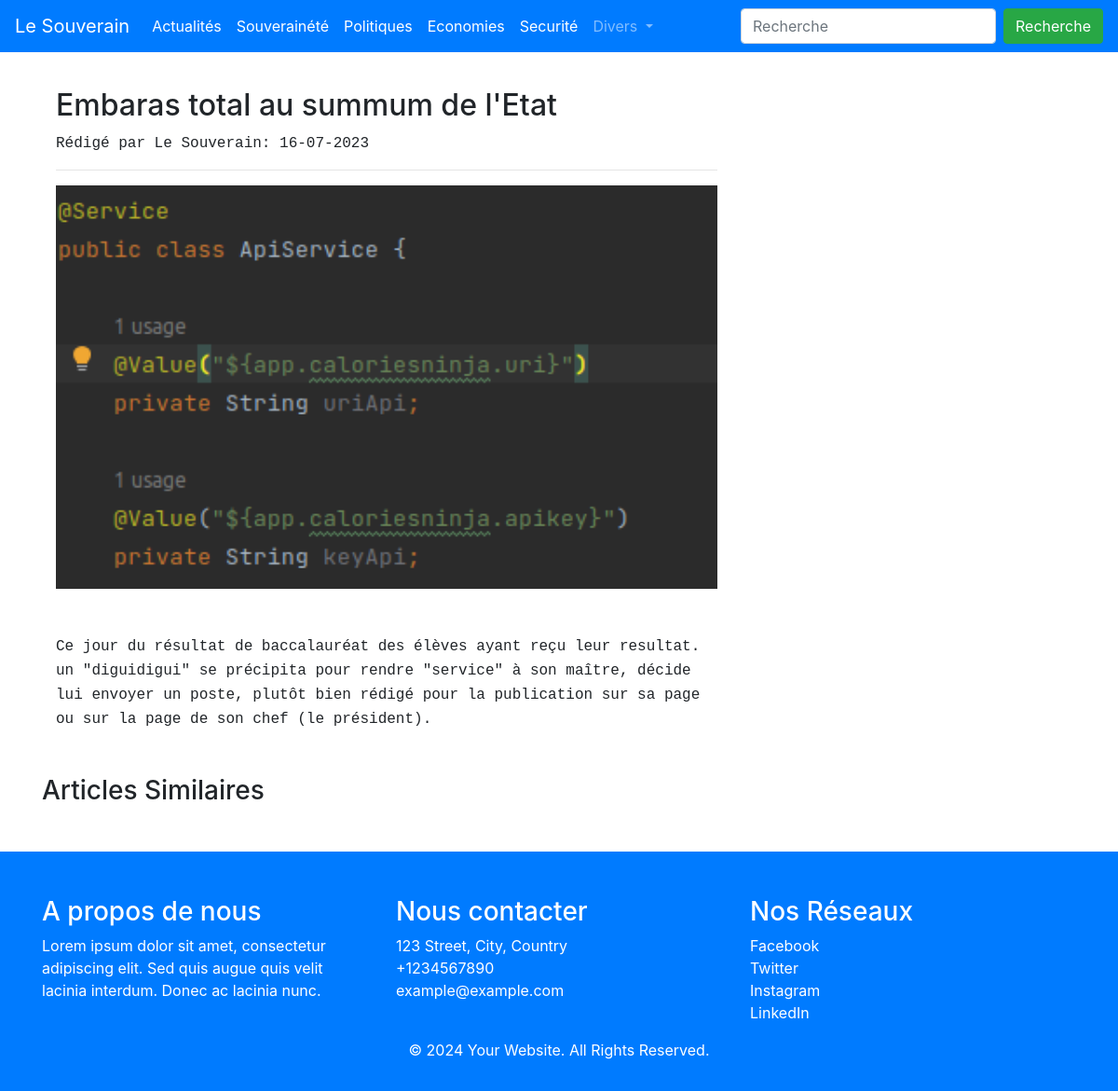
The app's page /article_detail/4 with its own data.
### article/models.py (models this page shows, shortened)
class Article(models.Model):
    title = models.CharField(max_length=200)
    description = models.TextField()
    is_viral = models.BooleanField(default=False)
    is_viewable = models.BooleanField(default=True)
    is_about_sovereignty = models.BooleanField(default=False)
    image = models.ImageField()
    user = models.ForeignKey(User, on_delete=models.CASCADE)
    category = models.CharField(choices=categories, max_length=60, blank=True)
    date_published = models.DateTimeField(auto_now_add=True)
    date_modified = models.DateTimeField(auto_now=True)

### article/views.py (the view)
# urls.py: path('article_detail/<slug:pk>', DetailArticle.as_view(), name="detail_article"),
class DetailArticle(DetailView):
    model = Article
    template_name = "detail_article.html"
    context_object_name = "article"

### templates/detail_article.html
{% extends 'base.html' %}
{% block content %}
<div class="container mt-5">
   <div class="col-md-8">
    <h2>{{ article.title }} </h2>
        <samp> Rédigé par Le Souverain: {{ article.date_published|date:'d-m-Y'}}</samp>
    <hr>
    <img src="{{ article.image.url }}" width="100%" class="pb-5" alt="">
    <samp>{{ article.description }}</samp>
   </div>
    <h3 class="mt-5">Articles Similaires</h3>
</div>
{% endblock %}

### records on screen
Article: title "Embaras total au summum de l'Etat", date_published "16-07-2023", image (picture), description "Ce jour du résultat de baccalauréat des élèves ayant reçu leur resultat. un \"diguidigui\" se précipita pour rendre \"service\" à son maître, décide lui envoyer un poste, plutôt bien rédigé pour la publication sur sa page ou sur la page de son chef (le président)."
